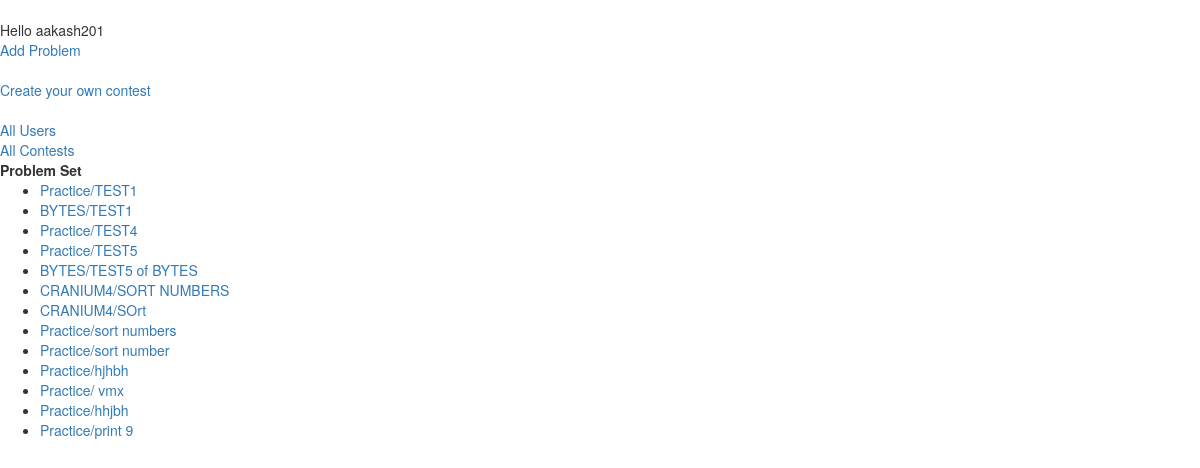
Before: /judge/index/ (signed in) with the older database file.
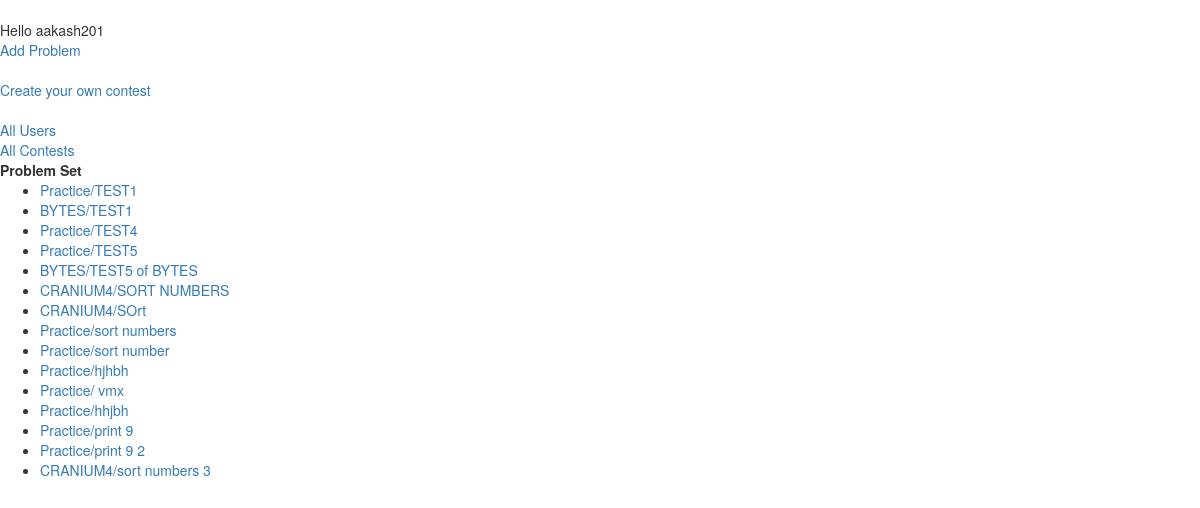
After: the same page with the newer database file.
### JudgeSystem/models.py (models this page shows, shortened)
class Problem(models.Model):
	class Meta:
		unique_together = (("p_id", "contest"), )
	name = models.CharField(max_length = 100)
	p_id = models.CharField(max_length = 10)
	statement = models.CharField(max_length = 2000)
	setter = models.ForeignKey(JudgeUser, null = True, related_name = 'SetterOfProblem')
	contest = models.ForeignKey('Contest', null = True, related_name = 'ContestOfProblem')

class Contest(models.Model):
	user_list = models.ManyToManyField(JudgeUser, related_name = 'ContestToUser')
	start_time = models.DateTimeField()
	end_time = models.DateTimeField()
	isActive = models.BooleanField()
	administrator = models.ForeignKey(JudgeUser, related_name = 'admintoContest')
	contest_id = models.CharField(primary_key = True, max_length = 100)
	def __str__(self):
		return str(self.contest_id)

### JudgeSystem/views.py (the view)
def mainView(request):
	if request.method == 'POST':
		username = request.POST['username']
		password = request.POST['password']
		context = {}
		user = authenticate(username = username, password = password)
		if user is not None:
			if user.is_active:
				login(request, user)
				problems = Problem.objects.all()
				context = {
				    'problem' : problems,
				    'user' : user
				}
				return render(request,'index.html',context)
			else:
				return HttpResponseRedirect(reverse('login_page'))
		else:
			return HttpResponseRedirect(reverse('login_page'))
	else:
		user = request.user
		if user.is_authenticated():
			problems = Problem.objects.all()
			context = {
			    'problem' : problems,
			    'user' : user,
			}
			return render(request,'index.html',context)
		else:
			return HttpResponseRedirect(reverse('login_page'))

### JudgeSystem/templates/index.html (shortened to what this page needs)
<html>
<head>
	  <link rel="stylesheet" href="http://maxcdn.bootstrapcdn.com/bootstrap/3.3.6/css/bootstrap.min.css">
	<body>
	    <br>
	    Hello {{user.username}}
	    <br>
	    <a href = "{% url 'add_problem' "Practice" %}">Add Problem</a>
	    <br>
	    <br>
	    <a href = "{% url 'create_contest' %}">Create your own contest</a>
	    <br>
	    <br>
	    <a href = "{% url 'userlist' %}"> All Users </a>
	    <br>
	    <a href = "{% url 'AllContests' %}"> All Contests </a>
	    <br>
	    <strong> Problem Set </strong>
	    <br>
		<ul>
		{% for p in problem %}
		   <li>
		   	<a href = "{% url 'details' p.contest.contest_id p.p_id  %}">{{p.contest}}/{{p.name}}</a>
		   </li>
		{% endfor %}
	    </ul>
   </body>
</head>
</html>

Changed rows visible on the page:
added Problem: contest "Practice", name "print 9 2"
added Problem: contest "CRANIUM4", name "sort numbers 3"
